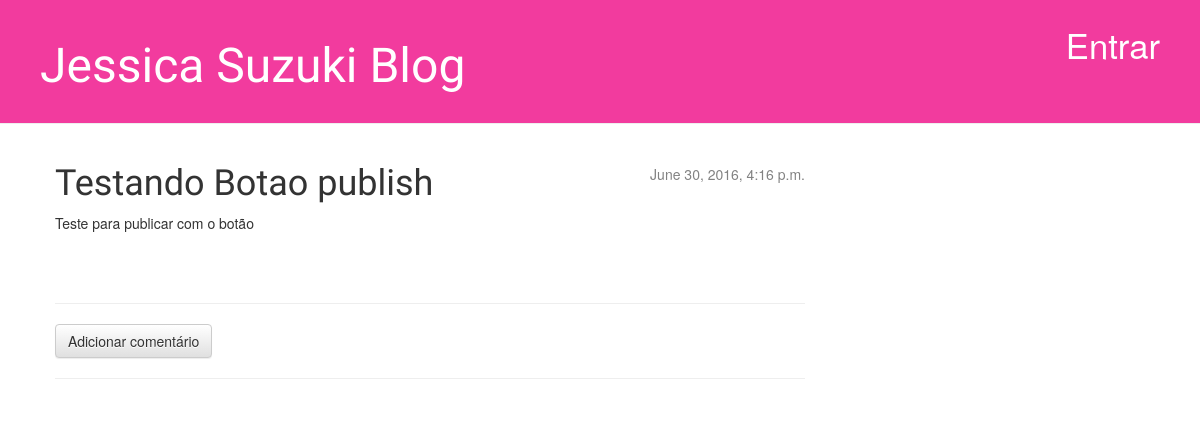
/post/19/, run on an earlier commit of the app's database.
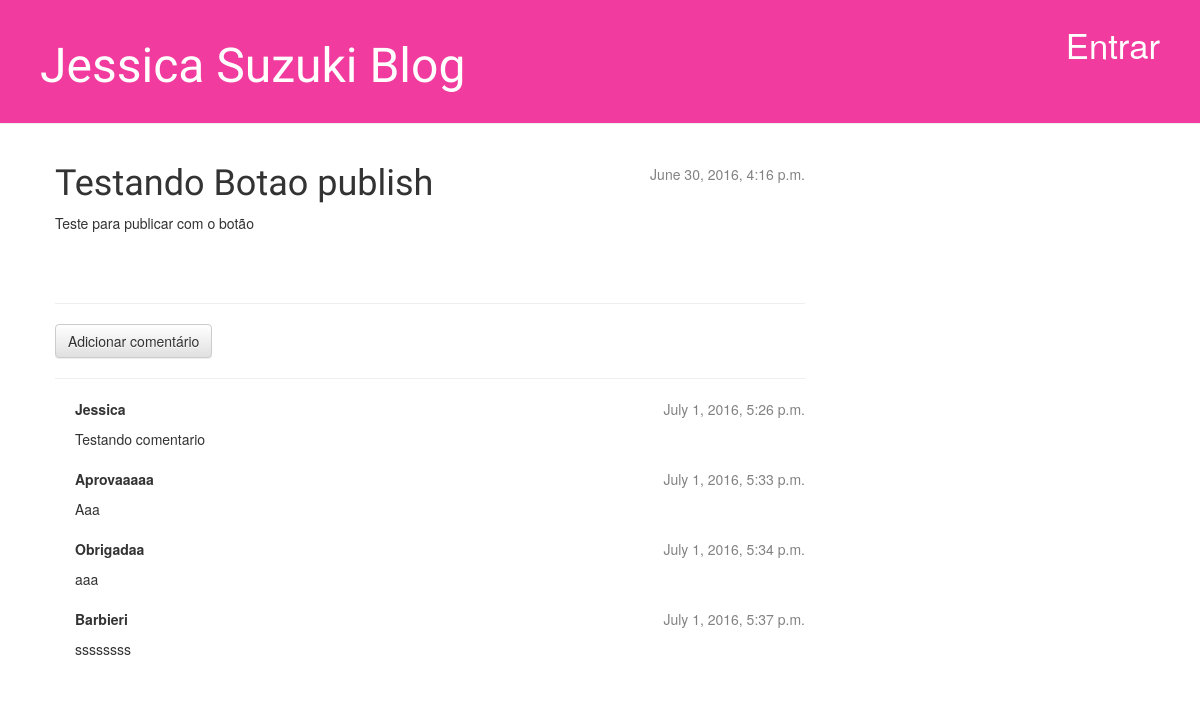
And on a later commit of the database.
### blog/models.py (models this page shows, shortened)
class Comment(models.Model):
    post = models.ForeignKey('blog.Post', related_name='comments')
    author = models.CharField(max_length=200)
    text = models.TextField()
    created_date = models.DateTimeField(default=timezone.now)
    approved_comment = models.BooleanField(default=False)

### blog/views.py (the view)
# urls.py: url(r'^post/(?P<pk>[0-9]+)/$', views.post_detail),
def post_detail(request, pk):
    post = get_object_or_404(Post, pk=pk)
    return render(request, 'blog/post_detail.html', {'post': post})

### blog/templates/blog/post_detail.html (shortened to what this page needs)
{% extends 'blog/base.html' %}
{% block content %}
    <div class="post">
      {% if post.published_date %}
          <div class="date">
              {{ post.published_date }}
          </div>
      {% else %}
          <a class="btn btn-default" href="{% url 'blog.views.post_publish' pk=post.pk %}">Publicar</a>
      {% endif %}
        <h1>{{ post.title }}</h1>
        <p>{{ post.text|linebreaks }}</p>
    </div>
    <hr>
    <a class="btn btn-default" href="{% url 'add_comment_to_post' pk=post.pk %}">Adicionar comentário</a>
    <hr>
    {% for comment in post.comments.all %}
        {% if user.is_authenticated or comment.approved_comment %}
        <div class="comment">
            <div class="date">
                {{ comment.created_date }}
            </div>
            <strong>{{ comment.author }}</strong>
            <p>{{ comment.text|linebreaks }}</p>
        </div>
        {% endif %}
    {% empty %}
        <p>Nenhum comentário aqui</p>
    {% endfor %}
{% endblock %}

What changed in the data, as far as the page shows it:
now on this page (row edited): Comment: created_date "July 1, 2016, 5:26 p.m.", author "Jessica", text "Testando comentario"
added Comment: created_date "July 1, 2016, 5:33 p.m.", author "Aprovaaaaa", text "Aaa"
added Comment: created_date "July 1, 2016, 5:34 p.m.", author "Obrigadaa", text "aaa"
added Comment: created_date "July 1, 2016, 5:37 p.m.", author "Barbieri", text "ssssssss"
